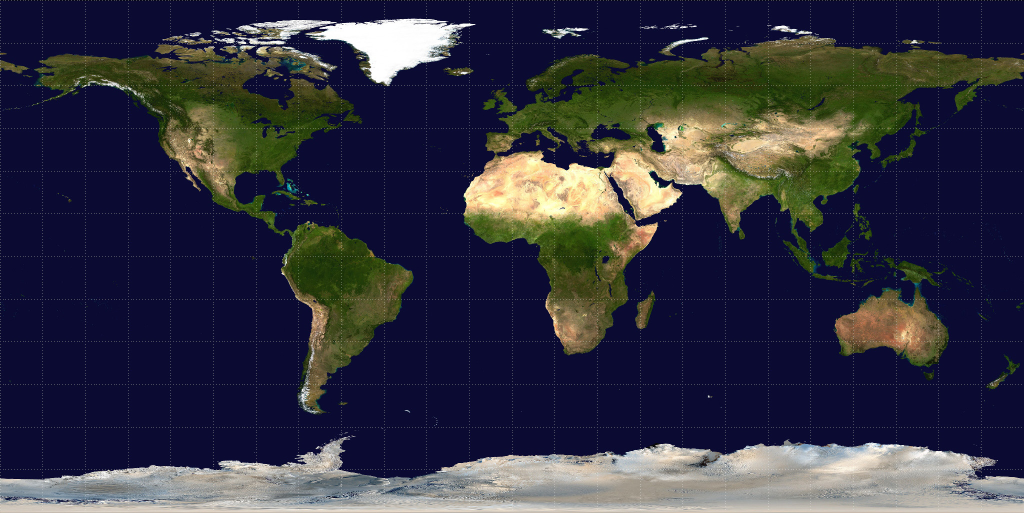
#> input picture earthquakes/earth.jpg, 2048 x 1025 px (shown at 1/2 size)
$ jupyter execute mapping_quakes.ipynb
#> lines starting #> are read from the running program, lines starting #| are printed output that depends on the picture
# Let's map some earthquakes!

Use this notebook to complete your final project for unit 1. You'll use a "for loop" and conditionals to select the right earthquakes to plot on your map and discover something about the seismic activity in your region.

## Data Setup
In this section we'll open up our data file and turn it into a list of lists that we can work with using "for loops".

We'll be making a graph, so import the matplotlib.pyplot library with the alias plt:

[cell 1]
import matplotlib.pyplot as plt

Next, we will open the data file using the open() function and then skip the first row using the .readline() function:

[cell 2]
all_quakes = open("allquakes_cleaned.txt")
#> (reads earthquakes/allquakes_cleaned.txt from the repository)
all_quakes.readline()

# The \t in between each column name lets you know that this text file is separated by tabs

Currently our file is one long string. Let's make each line of the data file a list and put all of those lists into one big list called quakes_list.

[cell 3]
quakes_list = []
for i in all_quakes:
    quakes_list.append(i.split('\t')) # The .split() method separates the items in each line

Print out the length of quakes_list to see how many earthquakes are in our data file:

[cell 4]
print(len(quakes_list))

## Selecting your data
In this section you'll decide which data you need for your project. You'll use "for loops" and conditionals to select the right data.

You will need latitudes and longitudes for your scatter plot, so create two empty lists to hold those values:

[cell 5]
lats = []
lons = []

Next, decide as a group what range of years you want to look at (between 1800 and 2018). You should base your decision on the research you did on the seismic activity in your region.

You'll also need to know the "region code" for your region:
- Africa: 10
- Central America: 100
- Central and South Pacific: 170
- North America: 150
- South America: 160

Create a "for loop" that loops through the lines in quakes_list and appends the latitute and longitude to the lists you created above **if** the earthquake for that row occurred in your region and during your year range.

Hints:
- You can nest an if statement inside another if statement
- You can compare a value to two other values like this: 5 < x < 10

[cell 6]
for i in quakes_list:
    if int(i[8]) == 150:
        if 1900 <= int(i[0]) <= 2000:
            lats.append(float(i[6]))
            lons.append(float(i[7]))

Print out the length of your latitude and longitude lists. Does this result make sense?

[cell 7]
print(len(lats))
print(len(lons))

## Making your graph
Now that you've created lists with your x data (longitude) and y data (latitude) it's time to make a scatter plot!

Replace the coordinates in plt.xlim and plt.ylim functions below as follows:
- Africa: x = (-25,50), y = (-40,45)
- Central America: x = (-100,-70), y = (0,25)
- Central and South Pacific: x = (80,180), y = (-70,30)
- North America: x = (-180,-50), y = (0,90)
- South America: x = (-120,-20), y = (-60,20)

[cell 8]
plt.clf()

# This code adds an image behind your plot
image = plt.imread("earth.jpg")
#> image is the input picture: shape (1025, 2048, 3); mean R, G, B 50.8, 50.7, 65.5
fig, ax = plt.subplots()
ax.imshow(image, extent = [-180,180,-90,90])

# This code crops the image to show only your region.
# IMPORTANT: Replace the coordinates in plt.xlim and plt.ylim functions
# To match your region using the key above
plt.xlim(-180,-50)
plt.ylim(0,90)

# Create a scatter plot using plt.scatter().
# You can change the size, shape, and color of your markers!
# Try adding s = #, marker = "symbol", and c = "color"
plt.scatter(lons, lats, s = 20, marker = "x", c = "red")
plt.show()
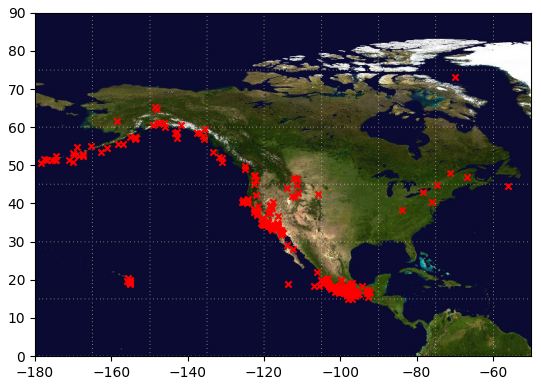
#> figure drawn by matplotlib, 1 panel

### Modify the points on your graph!
You can find the complete list of possible markers here: https://matplotlib.org/api/markers_api.html

and the possible colors here: https://i.stack.imgur.com/lFZum.png

### Download your graph

When you're happy with your graph, you can download it to your computer using the plt.savefig() function. This function takes two arguments: whatever you'd like to name the file in a string (ex: "quakes_graph.png") and dpi=1000. The file will be downloaded to the same folder as the Jupyter Notebook file.

**Note: You will need to comment out plt.show() and rerun your graphing code before running plt.savefig().**

plt.show() outputs the graph and prevents you from downloading it to your computer.

[cell 9]
# Example: plt.savefig("quakes_graph.png", dpi = 1000)

plt.savefig("quakes_graph.png", dpi = 1000)

## Mapping tectonic plate boundaries
Copy and paste all your graphing code in the cell below. Then change replace **image = plt.imread("earth.jpg")** with **image = plt.imread("plates.png")**

Run your code and examine the results! Do you see what you expect?

[cell 10]
# This code adds an image behind your plot
image = plt.imread("plates.png")
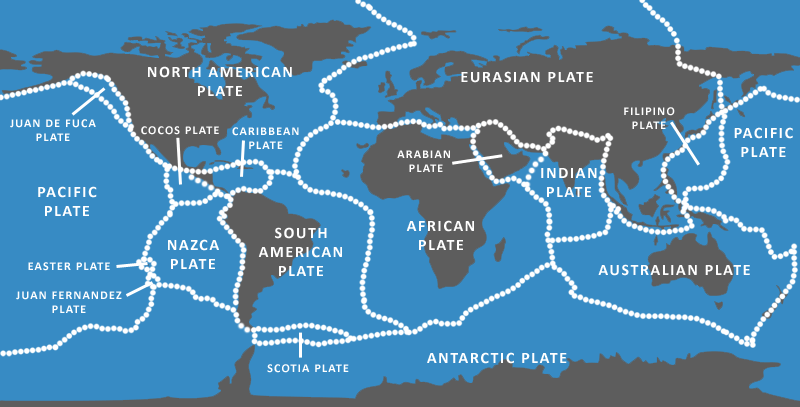
#> input picture earthquakes/plates.png, 800 x 407 px
#> image is the input picture: shape (407, 800, 4) float32; mean R, G, B, A 0.317, 0.529, 0.671, 1
fig, ax = plt.subplots()
ax.imshow(image, extent = [-180,180,-90,90])

# This code crops the image to show only your region.
# IMPORTANT: Replace the coordinates in plt.xlim and plt.ylim functions
# To match your region using the key above
plt.xlim(-180,-50)
plt.ylim(0,90)

# Create a scatter plot using plt.scatter().
# You can change the size, shape, and color of your markers!
# Try adding s = #, marker = "symbol", and c = "color"
plt.scatter(lons, lats, s = 20, marker = "x", c = "red")
plt.show()
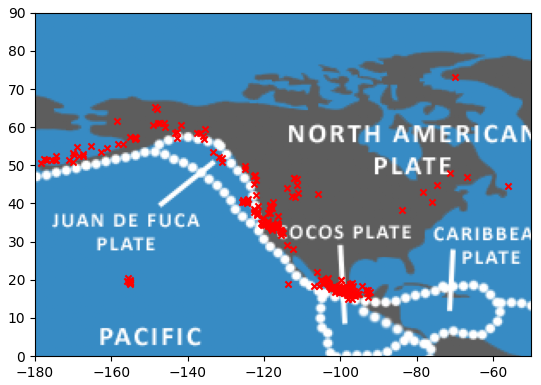
#> figure drawn by matplotlib, 1 panel
